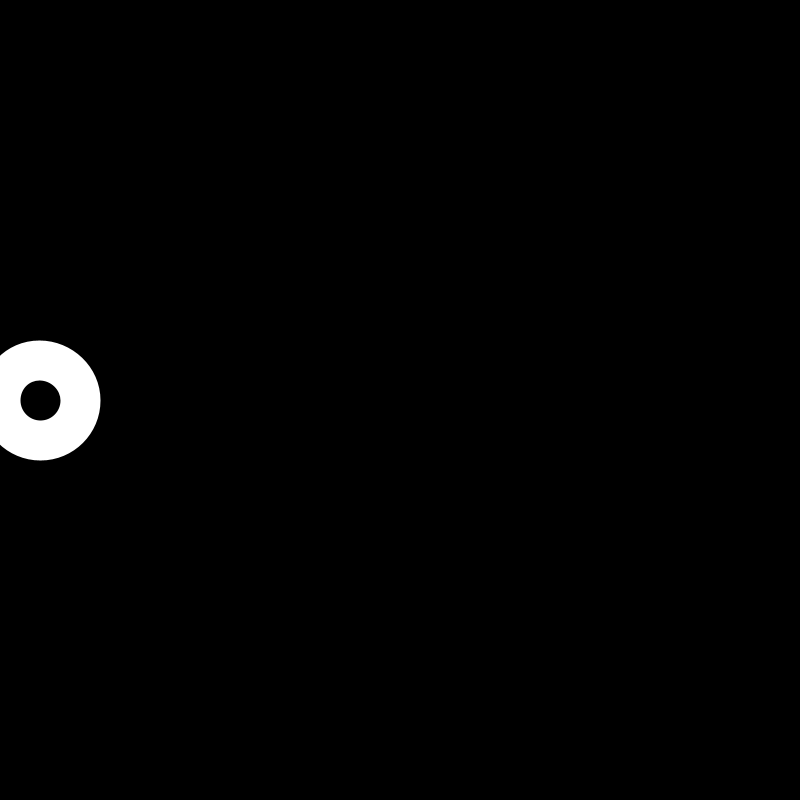
Frame 1 (no input)
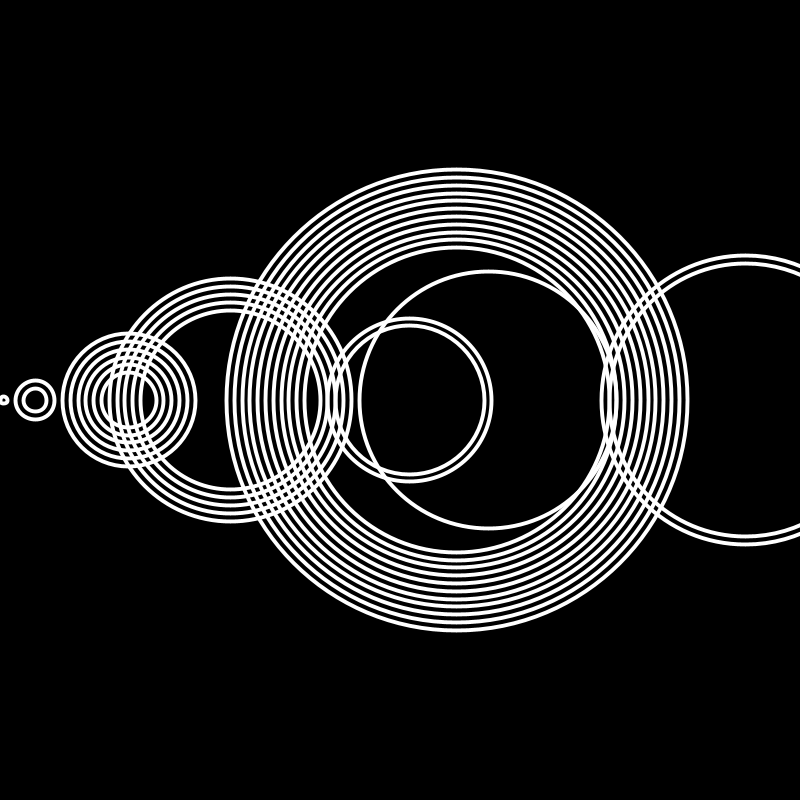
Frame 60 (the mouse pressed at the canvas centre just before this capture)
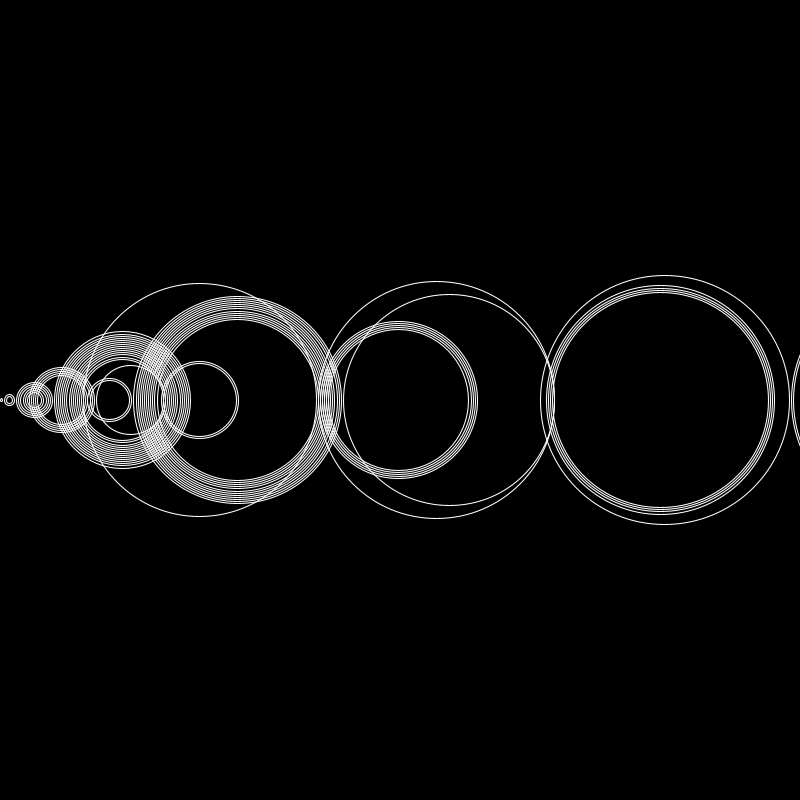
Frame 120 (the mouse held since frame 60 and released just before this capture)

The Processing sketch that drew these frames (run headless with seeded random() and noise(); from frame 60 on, the mouse is pressed at the canvas centre):

// Processing sketch: p110_1_recaman_sequence
// ── p110_1_recaman_sequence.pde
/*

https://en.wikipedia.org/wiki/Recam%C3%A1n%27s_sequence

*/

ArrayList<Boolean> numbers;
ArrayList<Integer> sequence;
ArrayList<Arc>     arcs;
float scl;
int count;
int index;
int biggest;

class Arc {
  float start;
  float end;
  float dir;
  
  Arc(float start, float end, float dir) {
    this.start = start;
    this.end = end;
    this.dir = dir;
  }

  void show() {
    float diameter = abs(this.end - this.start);
    float x = (this.end + this.start) / 2;
    stroke(255);
    strokeWeight(0.5);
    noFill();
    if (this.dir == 0) {
      arc(x, 0, diameter, diameter, 2*PI, 0);
    } else {
      arc(x, 0, diameter, diameter, 0, 2*PI);
    }
  }
}

void setup() {
  size(800, 800);
  frameRate(30);
  reset();
}

void reset() {
  background(0);
  count = 1;
  index = 0;
  biggest = 0;
  scl = 0;
  
  numbers = new ArrayList<>();
  addNumber(index, true);

  sequence = new ArrayList<>();
  sequence.add(index);
  
  arcs = new ArrayList<>();
}

void step() {
  int next = index - count;
  if (next < 0 || numbers.get(next)) {
    next = index + count;
  }
  addNumber(next, true);
  sequence.add(next);

  var a = new Arc(index, next, count % 2);
  arcs.add(a);

  index = next;
  if (index > biggest) {
    biggest = index;
  }

  count++;
}

void draw() {
  step();
  translate(0, height / 2.0);
  scl = lerp(scl, (width * 1.0)/ biggest, 0.1);
  scale(scl);
  background(0);

  for (var a : arcs) {
    a.show();
  }
}

void addNumber(int index, boolean value) {
  while (numbers.size() <= index)
    numbers.add(false);
  numbers.set(index, value);
}
